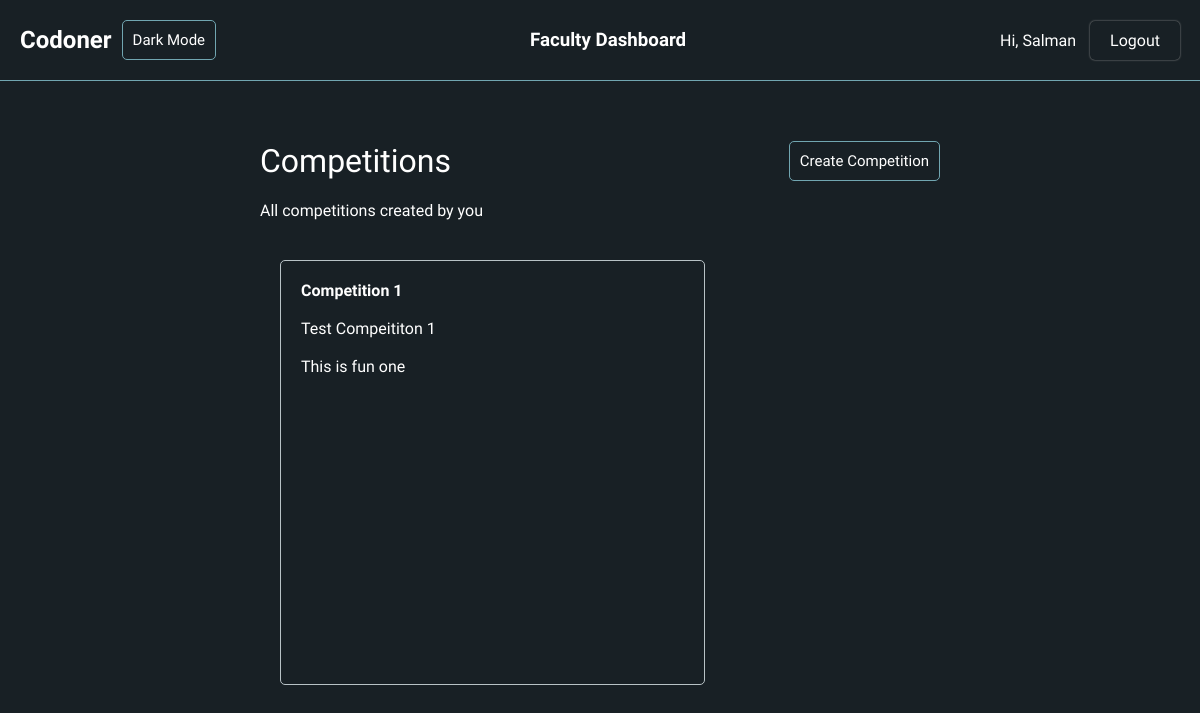
Before: /user/ (signed in) with the older database file.
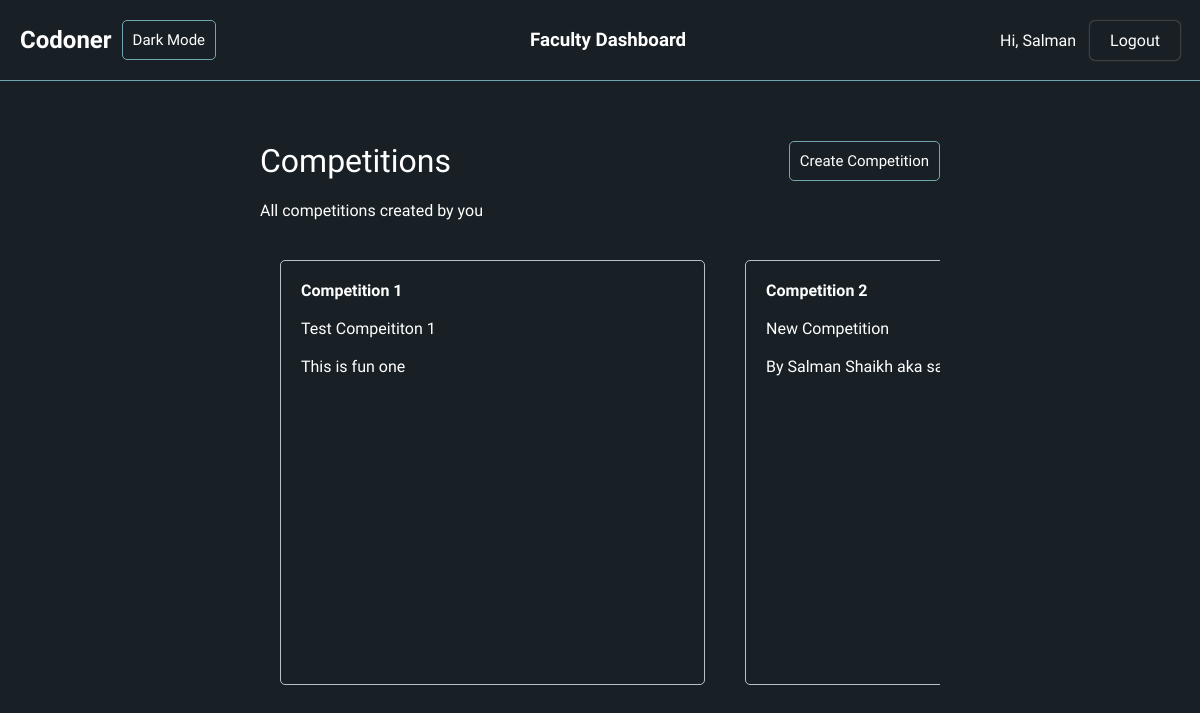
After: the same page with the newer database file.
### main/models.py (models this page shows, shortened)
class Competition(models.Model):
    title = models.CharField(max_length=256)
    description = models.TextField()
    creator = models.ForeignKey(User, on_delete=models.CASCADE, null=True)

### account/views.py (the view, shortened to what this page needs)
# urls.py: path('', dashboard_view),
@login_required(login_url='/user/login')
def dashboard_view(request):
    if request.user.is_staff:
        competitions = Competition.objects.filter(creator=request.user)
        return render(request, 'dashboard.html', context={'competitions': competitions})
    else:
        return redirect('/code')

### account/templates/dashboard.html (shortened to what this page needs)
{% extends "base.html" %}
{% load static %}
{% block stylesheet %}
<link rel="stylesheet" href="{% static 'css/question.css' %}">
{% endblock %}
{% block content %}
    <div class="question">
        <div class="question-title">
            Competitions
            <button onclick="showAddForm()">Create Competition</button>
        </div>
        <div class="question-description">
            All competitions created by you
        </div>
        <div class="testcases">
            {% for competition in competitions %}
                <div class="testcase">
                    <a href="/user/competition/{{competition.id}}/">
                        <b>
                            Competition {{forloop.counter}} <br><br>
                        </b>
                        {{competition.title}} <br><br>
                        {{competition.description}}
                    </a>
                </div>
            {% empty %}
                <div class="testcase">
                    No Competition found, Create one
                </div>
            {% endfor %}
        </div>
    </div>
{% endblock %}

Changed rows visible on the page:
added Competition: title "New Competition", description "By Salman Shaikh aka…"
